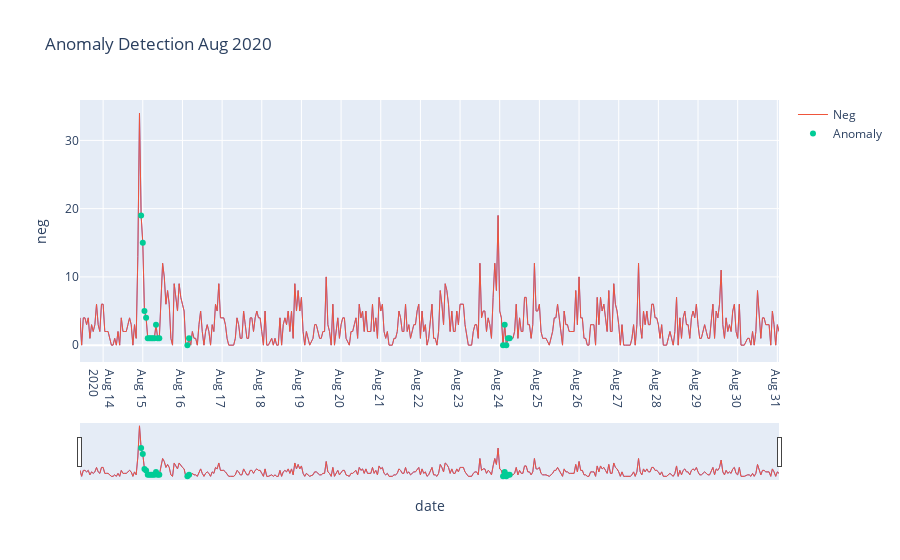

Notebook source saved alongside this figure:
### Code cell
fig = px.line(test_inv, x=test_inv.index, y=test_inv.neg, title="Anomaly Detection Aug 2020")
fig.update_xaxes(dtick="0",
                rangeslider_visible=True)
fig.add_trace(go.Scatter(x=test_inv.index, y=test_inv.neg,
                    mode='lines',
                    name='Neg'))
#fig.add_scatter(anomalies.index, anomalies.inverse_pos, color=sns.color_palette()[3], s=52, label='Anomaly')
fig.add_trace(go.Scatter(x=anomalies.index, y=anomalies.inverse_neg,
                    mode='markers',
                    name='Anomaly'))
fig.update_traces(line=dict(width=1))
fig.show()

### Figure 1 — Plotly figure (JSON) as saved in the notebook; plotly's stock layout.template omitted (floating-point values rounded to 4 significant figures; data arrays with more than 128 entries replaced by an {"elided": "..."} marker saying what was removed)
{"data": [{"hovertemplate": "date=%{x}<br>neg=%{y}<extra></extra>", "legendgroup": "", "line": {"color": "#636efa", "dash": "solid", "width": 1}, "mode": "lines", "name": "", "orientation": "v", "showlegend": false, "type": "scatter", "x": {"elided": "415 str values"}, "xaxis": "x", "y": {"elided": "415 float values"}, "yaxis": "y"}, {"line": {"width": 1}, "mode": "lines", "name": "Neg", "type": "scatter", "x": {"elided": "415 str values"}, "y": {"elided": "415 float values"}}, {"line": {"width": 1}, "mode": "markers", "name": "Anomaly", "type": "scatter", "x": ["2020-08-14 23:00:00", "2020-08-15 00:00:00", "2020-08-15 01:00:00", "2020-08-15 02:00:00", "2020-08-15 03:00:00", "2020-08-15 04:00:00", "2020-08-15 05:00:00", "2020-08-15 06:00:00", "2020-08-15 07:00:00", "2020-08-15 08:00:00", "2020-08-15 09:00:00", "2020-08-15 10:00:00", "2020-08-16 03:00:00", "2020-08-16 04:00:00", "2020-08-24 02:00:00", "2020-08-24 03:00:00", "2020-08-24 04:00:00", "2020-08-24 05:00:00", "2020-08-24 06:00:00"], "y": [19, 15, 5, 4, 1, 1, 1, 1, 1, 3, 1, 1, -4.441e-16, 1, -4.441e-16, 3, -4.441e-16, 1, 1]}], "layout": {"legend": {"tracegroupgap": 0}, "title": {"text": "Anomaly Detection Aug 2020"}, "xaxis": {"anchor": "y", "domain": [0, 1], "dtick": "0", "rangeslider": {"visible": true}, "title": {"text": "date"}}, "yaxis": {"anchor": "x", "domain": [0, 1], "title": {"text": "neg"}}}}
